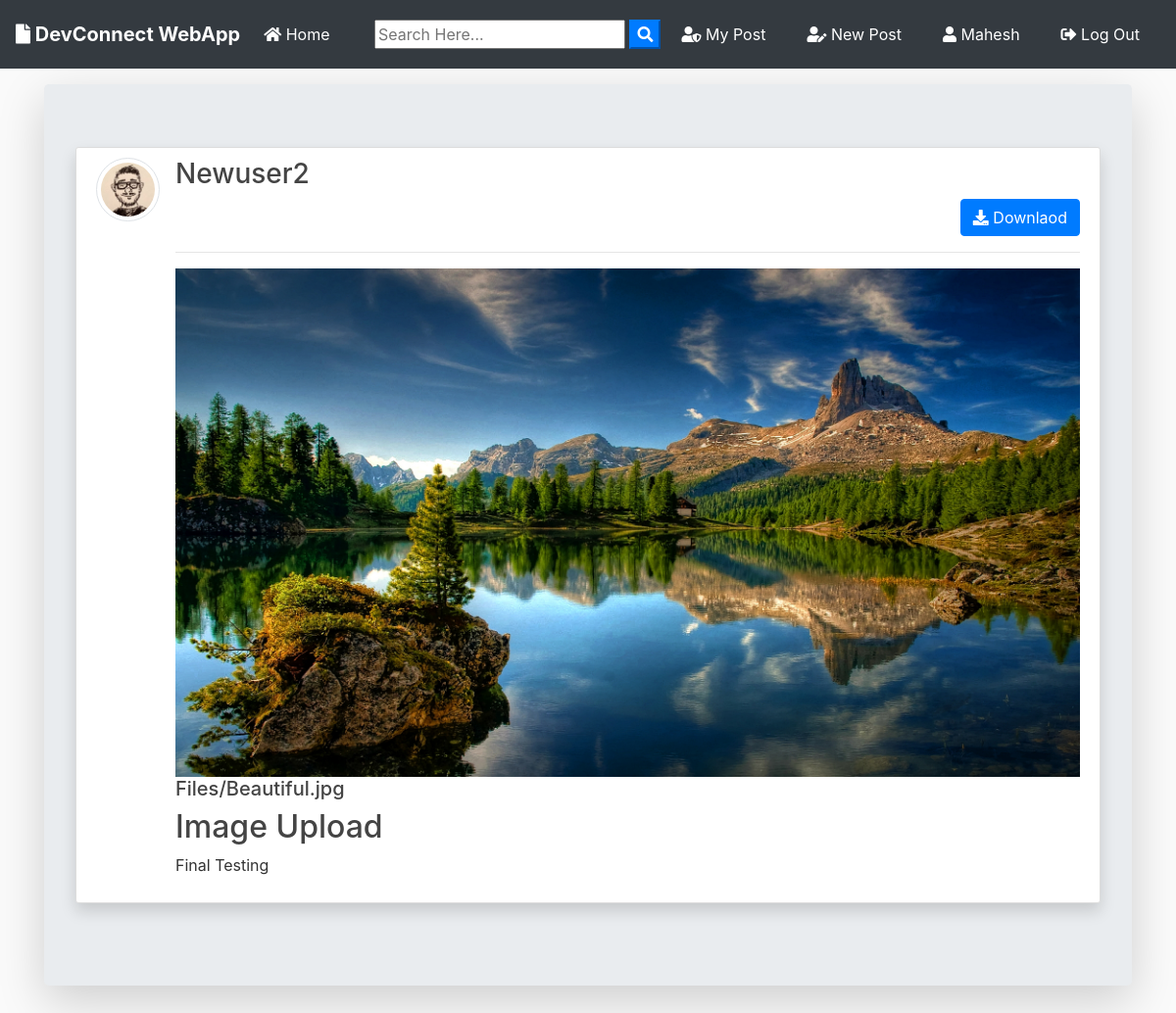
The app's page /post/13/ (signed in) with its own data.
### blog/models.py (models this page shows, shortened)
class Post(models.Model):
	title = models.CharField(max_length=100)
	file = models.FileField(null=True,blank=True,upload_to='Files')
	content = models.TextField()
	date_posted = models.DateTimeField(default=timezone.now)
	author = models.ForeignKey(User, on_delete=models.CASCADE)
	def extension(self):
		name, extension = os.path.splitext(self.file.name)
		return extension

### users/models.py (models this page shows, shortened)
class Profile(models.Model):
    user = models.OneToOneField(User, on_delete=models.CASCADE)
    image = models.ImageField(default='default.jpg', upload_to='profile_pics')

### blog/views.py (the view)
# urls.py: path('post/<int:pk>/', PostDetailView.as_view(), name='post-detail'),
class PostDetailView(DetailView):
    model = Post
    template_name = 'blog/post_detail.html'

### blog/templates/blog/post_detail.html (shortened to what this page needs)
{% extends "blog/base.html" %}
{% block content %}
<div class="jumbotron mt-3 shadow-lg">
<article class="media content-section shadow ">
   <a href="{{ object.author.profile.image.url }} " target="_blank"> <img src="{{ object.author.profile.image.url }}  " alt="" class="article-img rounded-circle img-thumbnail img-fluid">
   </a>
    <div class="media-body">
      <div class="">
        <div class="d-flex justify-content-between">
        <a class="mr-2 mt-0 mb-0  text-dark" href="{% url 'user-posts' object.author.username  %}"><h3>{{ object.author }}</h3></a>
        </div>
        {% if object.author != user %}
          <div class="form-group mt-0 pt-0 d-flex justify-content-end">
            <a href="{{ object.file.url }}" download class="btn btn-primary flex-last" type="submit"><i class="fas fa-download"></i> Downlaod</a>
          </div>
        {% endif %}
        <hr>
      </div>
      <div>
        {% if object.file %}
          {% if object.extension == '.jpg' or object.extension == 'jpeg' or object.extension == 'png' %}
            <a href="{{ object.file.url }}"  download ><img src="{{ object.file.url }}" alt="" class="img-fluid "></a>
            <a href="{{ object.file.url }}"  download class="text-dark"><h5>{{ object.file }}</h5></a>
          {% else %}
            <a href="{{ object.file.url }}"  download class="text-dark"><h5>{{ object.file }}</h5></a>
          {% endif %}
        {% endif %}
      </div>
      <h2>{{ object.title }}</h2>
      <p class="article-content">{{ object.content }}</p>
    </div>
  </article>
{% endblock content %}

### blog/templates/blog/base.html (shortened to what this page needs)
{% load static %}
<!doctype html>
<html lang="en">
  <head>
    <link rel="stylesheet" href="https://stackpath.bootstrapcdn.com/bootstrap/4.3.1/css/bootstrap.min.css">
    <link rel="stylesheet" href="https://use.fontawesome.com/releases/v5.8.1/css/all.css" >
    <link rel="stylesheet" href="{% static 'blog/main.css' %}">
</head>
  <body>
        <nav class="navbar navbar-expand-lg navbar-dark bg-dark">
                <a class="navbar-brand font-weight-bold" href="{% url 'blog-home' %}"><i class="fas fa-file"></i> DevConnect WebApp</a>
                <div class="collapse navbar-collapse" id="navbarSupportedContent">
                  <ul class="navbar-nav mr-auto">
                    <li class="nav-item active">
                      <a class="nav-link" href="{% url 'blog-home' %}"><i class="fas fa-home"></i> Home <span class="sr-only">(current)</span></a>
                    </li>
                  </ul>
                  <form id="searchform" action="{% url 'search' %}" method="get">
                    <input type="text" name="q" type="text" value="{{ request.GET.q }}" placeholder="Search Here..." />
                    <button type="button" onclick="searchform.submit()" class=" text-white my-color btn-primary"><i class="fa fa-search"></i></button>
                </form>
                    {% if user.is_authenticated %}
                    <a href="{% url 'user-posts' user %}" class="btn text-white m-2"><i class="fas fa-user-shield"></i> My Post</a>
                    <a href="{% url 'post-create' %} " class="btn text-white m-2"><i class="fas fa-user-edit"></i> New Post</a>
                    <a href="{% url 'profile' %} " class="btn text-white m-2"><i class="fas fa-user"></i> {{ user.username }}</a>
                    <a href="{% url 'logout' %} " class="btn text-white m-2"><i class="fas fa-sign-out-alt"></i> Log Out</a>
                    {% else %}
                    <a href="{% url 'login' %} " class="btn text-white m-2"><i class="fas fa-user-tie"></i> Log In</a>
                    <a href="{% url 'register' %} " class="btn text-white m-2"> <i class="fas fa-sign-in-alt"></i> Sign Up</a>
                    {% endif %}
                </div>
              </nav>
      <div class="container my-bg">
    {% block content %}
    {% endblock  %}
</div>
  </body>
</html>

### blog/static/blog/main.css (style rules this page uses)
body { background: #fafafa; color: #333333; margin-top: 0; }
h1, h2, h3, h4, h5, h6 { color: #444444; }
ul { margin: 0; }
.content-section { background: #ffffff; padding: 10px 20px; border: 1px solid #dddddd; border-radius: 3px; margin-bottom: 20px; }
.article-content { white-space: pre-line; }
.article-img { height: 65px; width: 65px; margin-right: 16px; }

### records on screen
Post: author.profile.image (picture), author "Newuser2", file (picture), file "Files/Beautiful.jpg", title "Image Upload", content "Final Testing"

### other values on screen
{{ user.username }} "Mahesh"
